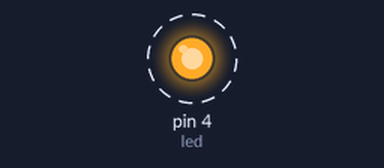
A sketch run on a simulated Arduino Uno, built with avr-gcc and run on an emulated ATmega328P. Parts: output pins drawn as LEDs (lit = HIGH). Dashed ring = blinking.

Above: at 0.05 s.
Timing chart, 0 to 3.0 s (numbered marks = the images above):
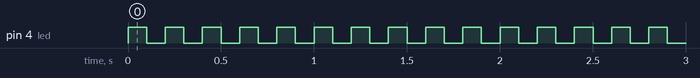

The sketch:

auto-citchen-lightning.ino
```cpp
//auto-citchen-lightning.ino

int led = 4;

void setup() {
  // put your setup code here, to run once:
  pinMode(led, OUTPUT);
}

void loop() {
  // put your main code here, to run repeatedly:
    digitalWrite(led, HIGH);  // turn the LED on (HIGH is the voltage level)
    delay(100);               // wait for a second
    digitalWrite(led, LOW);   // turn the LED off by making the voltage LOW
    delay(100);               // wait for a second
}
```

Measured:
- by itself, pin 4 (led): alternates HIGH for 0.10 s and LOW for 0.10 s
